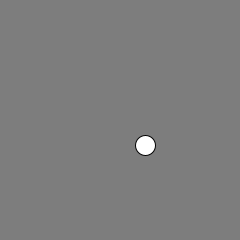
Frame 1 (no input)
Frame 60 (the mouse pressed at the canvas centre just before this capture): identical to frame 1, image omitted
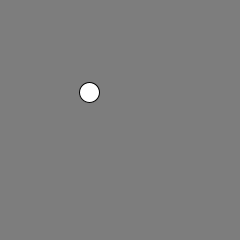
Frame 120 (the mouse held since frame 60 and released just before this capture)

The Processing sketch that drew these frames (run headless with seeded random() and noise(); from frame 60 on, the mouse is pressed at the canvas centre):

// Processing sketch: processing_62963
// ── processing_62963.pde

float xIncrement = 0.0;
float yIncrement = 0.0;
int diameter = 20; 

float x; 
float y; 
void setup() { 
  size(240, 240); 
  smooth(); 
  x = width/2; 
  y = height/2; 
} 
void draw() { 
  background(125);
  //get the distance from the mouse to the object
  float d = dist(mouseX,mouseY,x,y);
  //map it
  d = constrain(d, 0, 50);
  float speed = map(d, 0, 50, 0.02, 0.0);
  if (d < 50) {
  xIncrement += speed;
  yIncrement += speed+0.01;
  }
  x = noise(xIncrement)*width; 
  y = noise(yIncrement)*height; 
  ellipse(x, y, diameter, diameter); 
}
